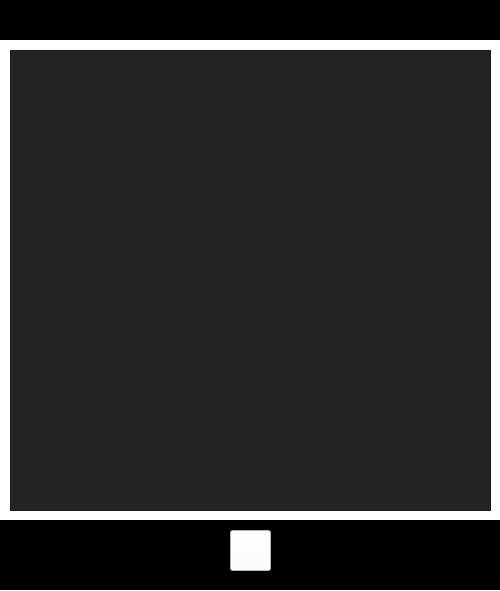
<?xml version="1.0" encoding="UTF-8"?>
<ui version="4.0">
 <class>MainWindow</class>
 <widget class="QMainWindow" name="MainWindow">
  <property name="geometry">
   <rect>
    <x>0</x>
    <y>0</y>
    <width>500</width>
    <height>591</height>
   </rect>
  </property>
  <property name="windowTitle">
   <string>입어바라</string>
  </property>
  <property name="styleSheet">
   <string notr="true">background-color: white;</string>
  </property>
  <widget class="QWidget" name="centralwidget">
   <widget class="QFrame" name="frame">
    <property name="geometry">
     <rect>
      <x>0</x>
      <y>0</y>
      <width>500</width>
      <height>40</height>
     </rect>
    </property>
    <property name="styleSheet">
     <string notr="true">background-color: black;</string>
    </property>
    <property name="frameShape">
     <enum>QFrame::StyledPanel</enum>
    </property>
    <property name="frameShadow">
     <enum>QFrame::Raised</enum>
    </property>
   </widget>
   <widget class="QFrame" name="frame_2">
    <property name="geometry">
     <rect>
      <x>0</x>
      <y>520</y>
      <width>500</width>
      <height>70</height>
     </rect>
    </property>
    <property name="styleSheet">
     <string notr="true">background-color: black;</string>
    </property>
    <property name="frameShape">
     <enum>QFrame::StyledPanel</enum>
    </property>
    <property name="frameShadow">
     <enum>QFrame::Raised</enum>
    </property>
   </widget>
   <widget class="QPushButton" name="homeButton">
    <property name="geometry">
     <rect>
      <x>230</x>
      <y>530</y>
      <width>41</width>
      <height>41</height>
     </rect>
    </property>
    <property name="text">
     <string/>
    </property>
    <property name="icon">
     <iconset>
      <normaloff>icon/home.png</normaloff>icon/home.png</iconset>
    </property>
    <property name="iconSize">
     <size>
      <width>25</width>
      <height>25</height>
     </size>
    </property>
   </widget>
   <widget class="QScrollArea" name="scrollArea">
    <property name="geometry">
     <rect>
      <x>10</x>
      <y>50</y>
      <width>481</width>
      <height>461</height>
     </rect>
    </property>
    <property name="styleSheet">
     <string notr="true">background-color: rgb(35, 35, 35);</string>
    </property>
    <property name="widgetResizable">
     <bool>true</bool>
    </property>
    <widget class="QWidget" name="scrollAreaWidgetContents_2">
     <property name="geometry">
      <rect>
       <x>0</x>
       <y>0</y>
       <width>479</width>
       <height>459</height>
      </rect>
     </property>
    </widget>
   </widget>
  </widget>
 </widget>
 <resources/>
 <connections/>
</ui>
